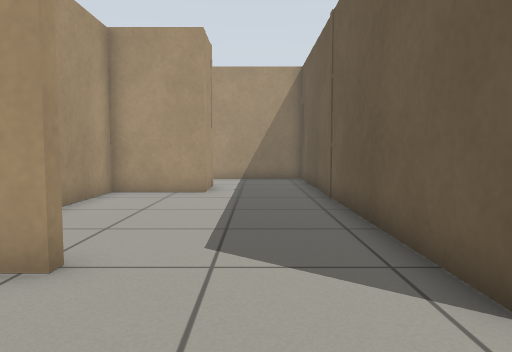
view 1 (above)

17 first-person views from a walk through a world built for the Gazebo simulator. The camera is 0.65 m above the floor, tilts 4° down and sees 70° across. The floor is counted in squares, 0.5 m on a side. Each view is taken from the middle of a square. On the plan, view 1 faces up. The plan holds only what a view shows up to about 15 squares ahead; the rest is blank. The robots in the file are not drawn.

view 2
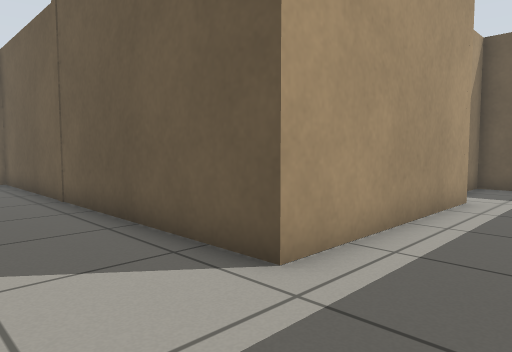

view 3
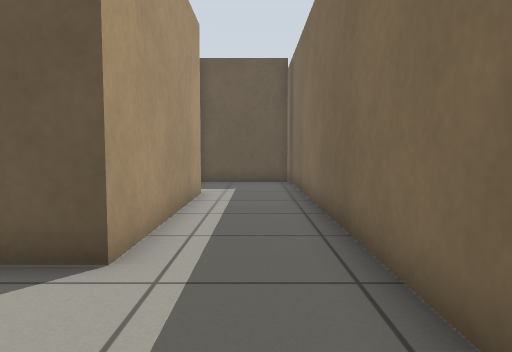

view 4
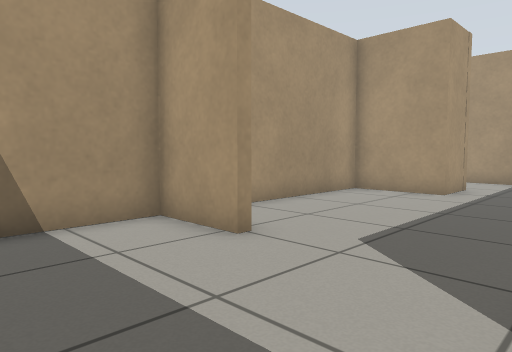

view 5
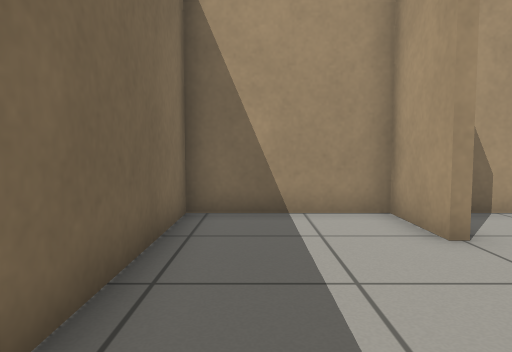

view 6
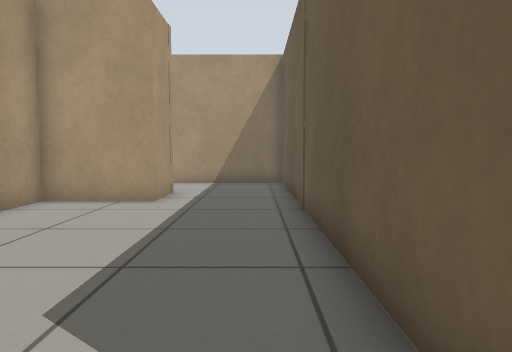

view 7
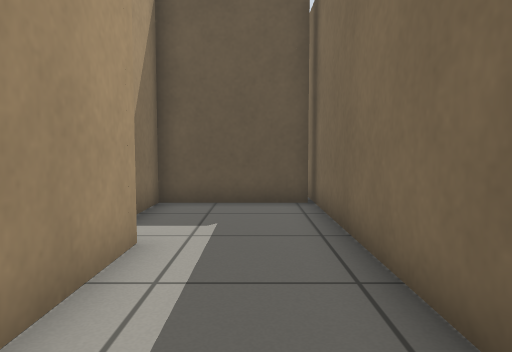

view 8
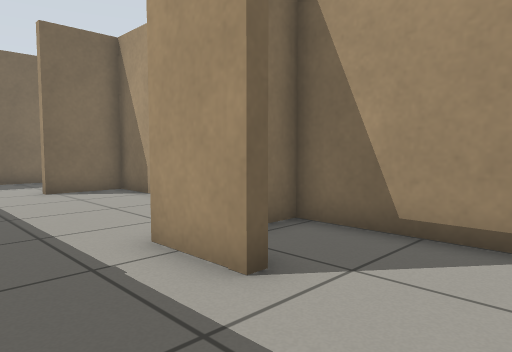

view 9
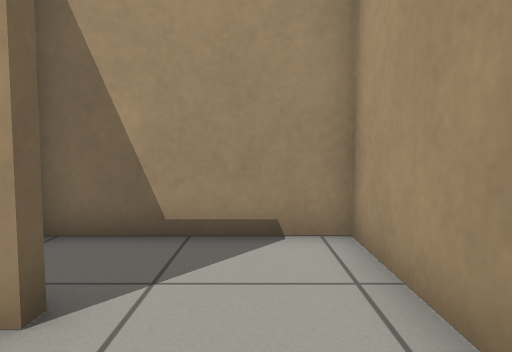

view 10
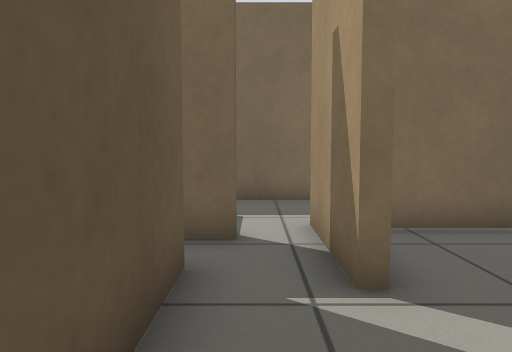

view 11
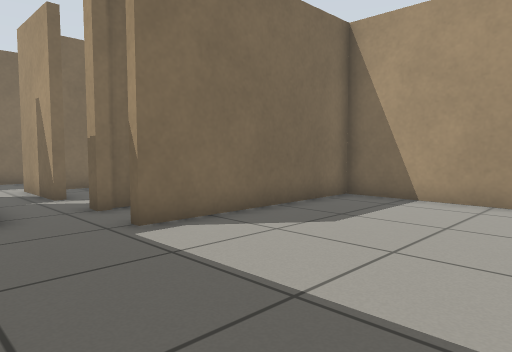

view 12
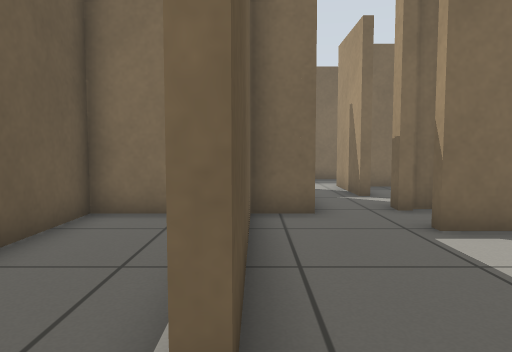

view 13
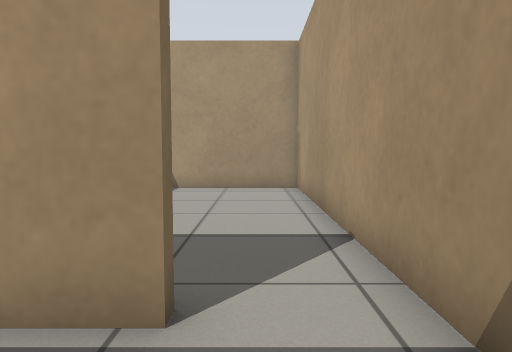

view 14
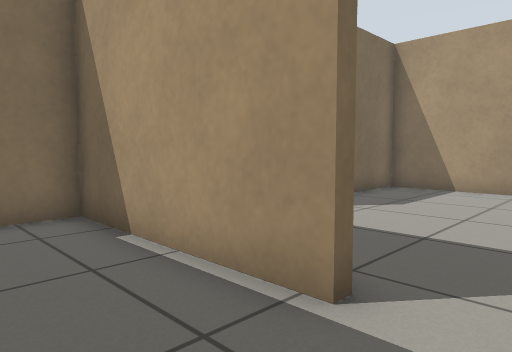

view 15
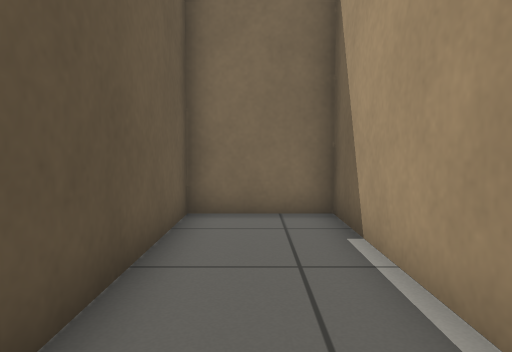

view 16
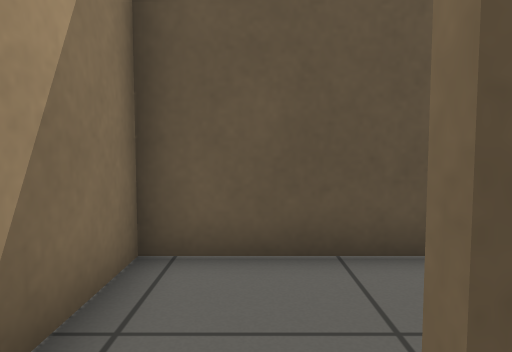

view 17
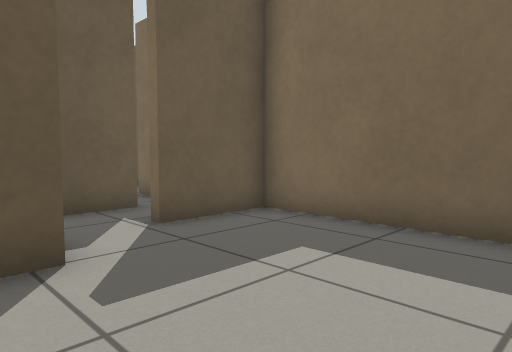

### Floor plan
Points are (right, up) in squares from view 1. A wall is a line through its corners. A room is listed if a view was taken in it or the views show most of it. See-through windows are left out.
Room 1 (views 1, 2, 3, 4, 5, 6, 7)
walls: (9, 2.7) (2.1, 2.7); (-2.1, 3.8) (-4.5, 3.8) (-4.5, -0.5) (14, -0.5); (13, -0.4) (13, 3.4) (11.2, 3.4)
ways out: opening at (10, 4.5) to room 3; opening at (-0.5, 4) to room 6
Room 2 (views 8, 9)
walls: (-2, 13.3) (-1.6, 13.3) (-1.6, 11.3); (2.1, 11.6) (2.1, 16.5) (-4.5, 16.5) (-4.5, 11.6) (-3.6, 11.6)
ways out: opening at (0, 12.5) to room 6
Room 3 (views 10, 16)
walls: (8.5, 8.2) (9, 8.2) (9, 7.6); (8, 8) (8.6, 8); (10.7, 8.5) (12.1, 8.5); (12.1, 8.9) (12.1, 14.3); (11.4, 16.5) (2.3, 16.5) (2.3, 10.2) (9.1, 10.2); (8.7, 5.7) (9, 5.7) (9, 2.7); (10.8, 5) (10.8, 8); (10.2, 3.7) (13.4, 3.7)
ways out: opening at (10, 4.5) to room 1; opening at (12, 15.5) to room 4; opening at (9, 6.5) to room 5
Room 4 (views 11, 12, 13, 14, 15)
walls: (12.1, 14.3) (12.4, 14.3) (12.4, 8.5) (15.4, 8.5) (15.4, 16.5) (11.4, 16.5)
ways out: opening at (12, 15.5) to room 3
Room 5 (view 17)
walls: (7.4, 7.6) (7.4, 8.4); (4, 3) (8.7, 3) (8.7, 5.7)
ways out: opening at (9, 6.5) to room 3
Room 6 (no view inside)
walls: (-1.6, 11.3) (-4.5, 11.3) (-4.5, 4.1) (-2.1, 4.1); (2.1, 2.7) (2.1, 11.6)
ways out: opening at (-0.5, 4) to room 1; opening at (0, 12.5) to room 2

Where each view was taken, in squares from view 1:
view 1: 0 up, 0 right, facing up
view 2: 0 up, 1 left, facing up-right
view 3: 1 up, 2 left, facing right
view 4: 0 up, 2 right, facing up-left
view 5: 1 up, 3 right, facing left
view 6: 2 up, 1 right, facing up
view 7: 1 up, 4 right, facing right
view 8: 16 up, 1 right, facing down-left
view 9: 15 up, 1 right, facing left
view 10: 9 up, 10 right, facing down
view 11: 16 up, 12 right, facing down-left
view 12: 16 up, 12 right, facing down
view 13: 15 up, 15 right, facing left
view 14: 16 up, 15 right, facing down-left
view 15: 16 up, 14 right, facing down
view 16: 15 up, 11 right, facing right
view 17: 9 up, 3 right, facing down-right
